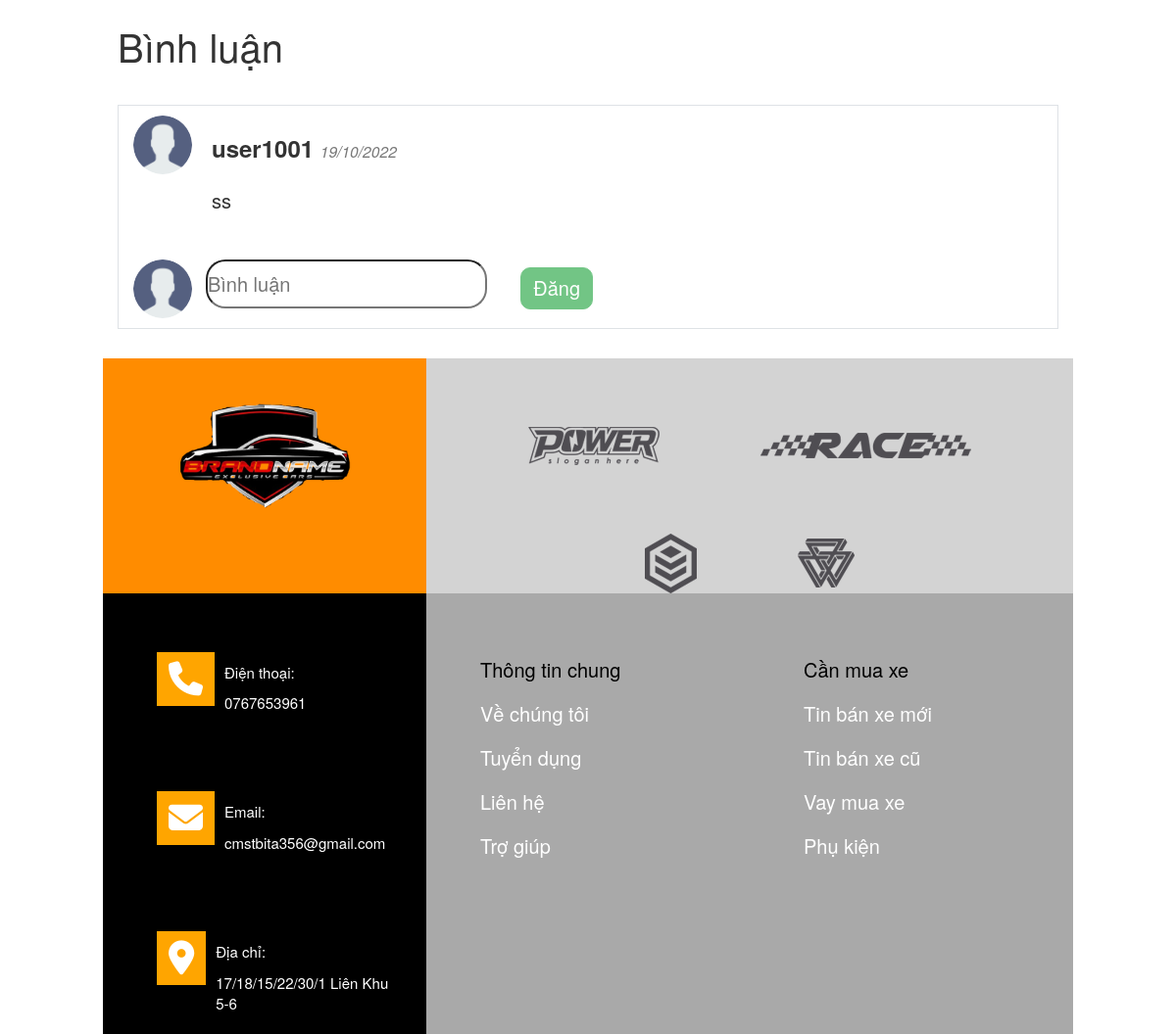
Before: /DoAnWeb/Views/ChiTietSP/index.php?id=4 (lower part) with the older database file.
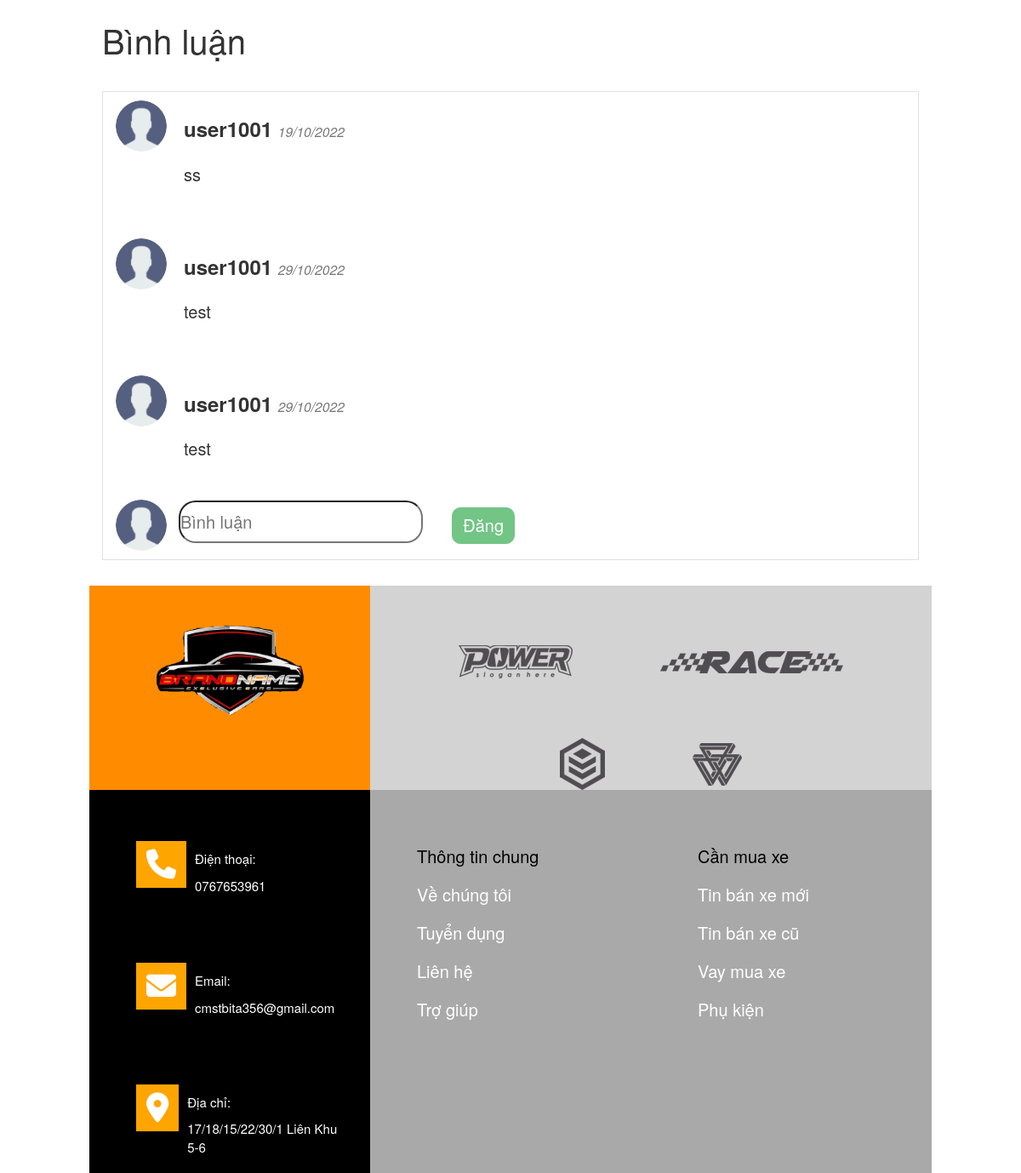
After: the same page with the newer database file.
### tables this page shows
CREATE TABLE `tbl_comment` (
  `id` int(11) NOT NULL,
  `username` varchar(50) NOT NULL,
  `msg` varchar(1000) NOT NULL,
  `date` varchar(50) NOT NULL,
  `id_product` int(11) NOT NULL
);

### DoAnWeb/Views/Comment/index.php (called while the page is built)
<?php
    include_once "../../Controllers/CommentController.php";
    $controller = new CommentController();
    $controller->XemComment();
?>

### DoAnWeb/Models/db_module.php (called while the page is built, shortened)
<?php
    function ExecuteQuery($link, $query)
    {
        return mysqli_query($link, $query);
    }
?>

### DoAnWeb/Models/CommentModel.php (called while the page is built, shortened)
<?php
    include_once "Comment.php";
    include_once "db_module.php";
    class CommentModel
    {
        public function Count($id)
        {
            $link = null;
            $result_count = ExecuteQuery($link, "select count(*) from tbl_comment where id_product = $id");
            $row = mysqli_fetch_row($result_count);
            return $row[0];
        }
        public function GetListComments($id, $from, $size)
        {
            $link = null;
            $result = ExecuteQuery($link, "select * from tbl_comment where id_product = $id limit $from, $size");
            $data = array();
            while($rows = mysqli_fetch_assoc($result))
            {
                $comment = new Comment($rows["username"], $rows["msg"], $rows["date"]);
                array_push($data, $comment);
            }
            return $data;
        }
    }
?>

### DoAnWeb/Models/Comment.php (called while the page is built, shortened)
<?php
    class Comment
    {
        public function __construct($username, $msg, $date)
        {
            $this->username = $username;
            $this->msg = $msg;
            $this->date = $date;
        }
    }
?>

### DoAnWeb/Views/ChiTietSP/chitiet.php (the view)
<?php
    echo
    "
        <nav aria-label='breadcrumb' style='font-size: 20px; margin-top: 20px'>
            <ol class='breadcrumb'>
                <li class='breadcrumb-item '><a href='./' >Trang chủ</a></li>
                <li class='breadcrumb-item active'>Sản phẩm</li>
                <li class='breadcrumb-item active'>$product->name</li>
            </ol>
        </nav>
        <div class='row'>
            <div class='col-md-6 col-12'>
                <img id='img_ctsp' src='$product->img' alt=''>
            </div>
            <div class='col-md-6 col-12'>
                <h1><strong>Chi tiết sản phẩm</strong></h1>
                <p id='name_ctsp'>$product->name</p>
                <p id='price_ctsp'>$price VNĐ</p>
                <p id='nsx_ctsp'>Nhà sản xuất: ".$this->makermodel->GetNameById($product->id_maker)."</p>
                <p id='state_ctsp'>Trạng thái xe: $product->time</p>
                <a href='../Controllers/xulygiohang.php?action=them&id=".$product->getId()."&img=$product->img&ten=$product->name&gia=$product->price&sl=1'><button id='btn_ctsp'>Vào giỏ hàng</button></a>
            </div>
            <div class='col-md-12 col-12'>
                <h1><strong>Mô tả sản phẩm</strong></h1>
                <p id='mota_ctsp'>$product->desc</p>
            </div>
        </div>
    ";
    echo "<p style='font-size: 40px;'>Bình luận</p>";
    echo "<div class='border mt-5 mb-5' id='binhluan'>";
        include_once '../Comment/index.php';
    echo "</div>";
?>

### DoAnWeb/Views/Comment/xemcomment.php (shortened to what this page needs)
<?php
        if(isset($_SESSION['username']))
        {
            $str =
            "
                <button id='dang_binhluan' type='button' onclick='Comment()' class='btn-binhluan btn btn-success ml-5' style='font-size: 20px; border-radius: 10px;'>
                    Đăng
                </button>
            ";
        }
        else
        {
            $str =
            "
                <button id='dang_binhluan' type='button' onclick='Comment()' class='btn-binhluan btn btn-success ml-5' style='font-size: 20px; border-radius: 10px;' disabled>
                    Đăng
                    <span class='tooltiptext'>Vui lòng đăng nhập</span>
                </button>
            ";
        }
        include_once "../../Controllers/CommentController.php";
        foreach ($ListComment as $comment)
        {
            echo
            "
                <div class='media'>
                    <img src='../../images/user.png' alt='img' class='p-3 ml-2 rounded-circle' style='width:80px'>
                    <div class='media-body p-3' style='font-size: 20px;'>
                        <h3> <strong>$comment->username</strong> <small> <em>$comment->date</em></small></h3>
                        <p>$comment->msg</p>
                    </div>
                </div>
            ";
        }
        echo
        "
            <form>
                <img src='../../images/user.png' alt='img' class='p-3 ml-2 rounded-circle' style='width:80px; display: inline-block'>
                <input id ='msg_binhluan' type='text' placeholder='Bình luận' name='comment'>
                $str
            </form>
        ";
?>

Changed rows visible on the page:
added tbl_comment: username "user1001", date "29/10/2022", msg "test"
added tbl_comment: username "user1001", date "29/10/2022", msg "test"
